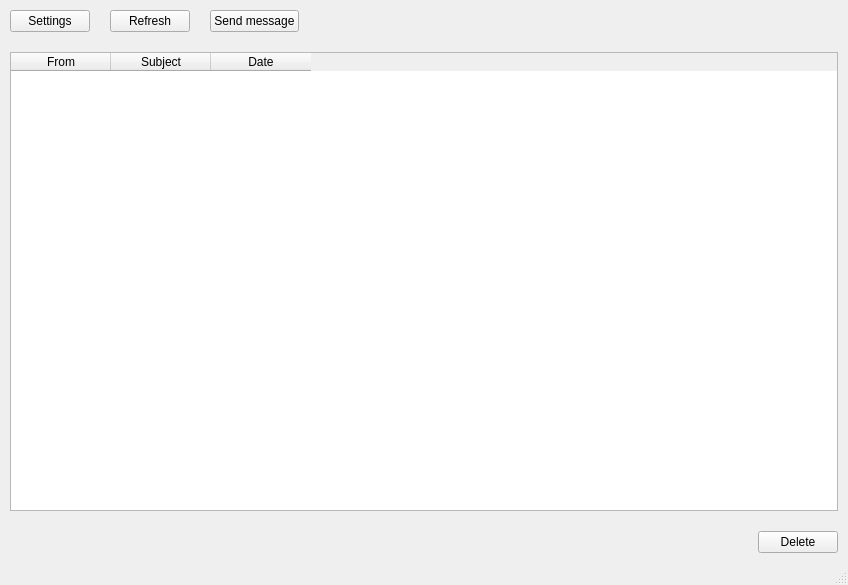
<?xml version="1.0" encoding="UTF-8"?>
<ui version="4.0">
 <class>MainWindow</class>
 <widget class="QMainWindow" name="MainWindow">
  <property name="geometry">
   <rect>
    <x>0</x>
    <y>0</y>
    <width>848</width>
    <height>585</height>
   </rect>
  </property>
  <property name="windowTitle">
   <string>Mail Client</string>
  </property>
  <widget class="QWidget" name="centralwidget">
   <layout class="QVBoxLayout" name="verticalLayout_2">
    <property name="spacing">
     <number>20</number>
    </property>
    <property name="leftMargin">
     <number>10</number>
    </property>
    <property name="topMargin">
     <number>10</number>
    </property>
    <property name="rightMargin">
     <number>10</number>
    </property>
    <property name="bottomMargin">
     <number>10</number>
    </property>
    <item>
     <layout class="QHBoxLayout" name="horizontalLayout">
      <property name="spacing">
       <number>20</number>
      </property>
      <item>
       <widget class="QPushButton" name="btn_settings">
        <property name="text">
         <string>Settings</string>
        </property>
       </widget>
      </item>
      <item>
       <widget class="QPushButton" name="btn_refresh">
        <property name="text">
         <string>Refresh</string>
        </property>
       </widget>
      </item>
      <item>
       <widget class="QPushButton" name="btn_send">
        <property name="text">
         <string>Send message</string>
        </property>
       </widget>
      </item>
      <item>
       <spacer name="horizontalSpacer">
        <property name="orientation">
         <enum>Qt::Horizontal</enum>
        </property>
        <property name="sizeHint" stdset="0">
         <size>
          <width>40</width>
          <height>20</height>
         </size>
        </property>
       </spacer>
      </item>
     </layout>
    </item>
    <item>
     <widget class="QTableWidget" name="msgTable">
      <property name="selectionMode">
       <enum>QAbstractItemView::ExtendedSelection</enum>
      </property>
      <property name="selectionBehavior">
       <enum>QAbstractItemView::SelectRows</enum>
      </property>
      <property name="gridStyle">
       <enum>Qt::NoPen</enum>
      </property>
      <column>
       <property name="text">
        <string>From</string>
       </property>
      </column>
      <column>
       <property name="text">
        <string>Subject</string>
       </property>
      </column>
      <column>
       <property name="text">
        <string>Date</string>
       </property>
      </column>
     </widget>
    </item>
    <item>
     <layout class="QHBoxLayout" name="horizontalLayout_2">
      <property name="spacing">
       <number>30</number>
      </property>
      <item>
       <spacer name="horizontalSpacer_2">
        <property name="orientation">
         <enum>Qt::Horizontal</enum>
        </property>
        <property name="sizeHint" stdset="0">
         <size>
          <width>40</width>
          <height>20</height>
         </size>
        </property>
       </spacer>
      </item>
      <item>
       <widget class="QPushButton" name="btn_delete">
        <property name="text">
         <string>Delete</string>
        </property>
       </widget>
      </item>
     </layout>
    </item>
   </layout>
  </widget>
  <widget class="QMenuBar" name="menubar">
   <property name="geometry">
    <rect>
     <x>0</x>
     <y>0</y>
     <width>848</width>
     <height>24</height>
    </rect>
   </property>
  </widget>
  <widget class="QStatusBar" name="statusbar"/>
 </widget>
 <resources/>
 <connections/>
</ui>
